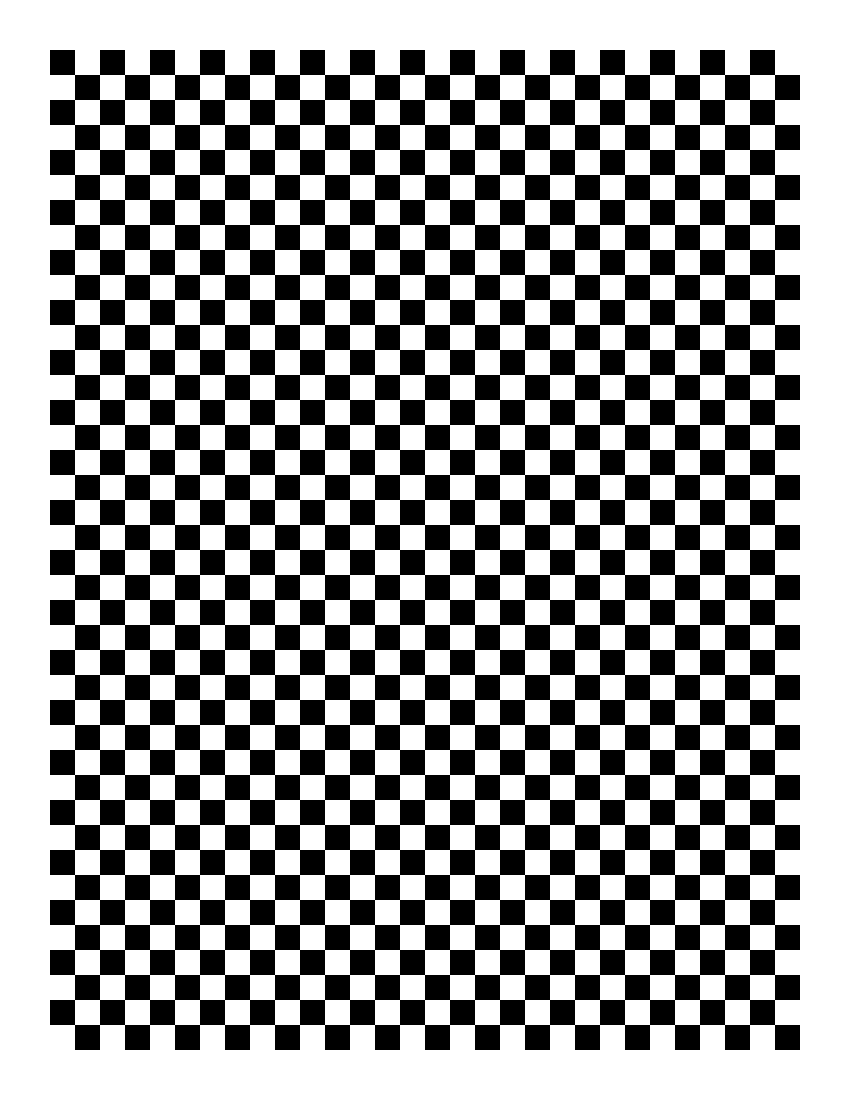
#> input picture board.png, 2550 x 3300 px (shown at 1/3 size)
$ python -i board.py   (imports and definitions only)   (older library calls are emulated)
#> lines starting #> are read from the running program, lines starting #| are printed output that depends on the picture; after the words box and inside, x2 and y2 are one past the last pixel; in counts of white or black regions, pixels touching at a corner belong together
"""Find the 0.25" checkerboard in a camera frame and warp the frame into a
top-down "canvas" with a fixed, known scale (PX_PER_MM). The network only ever
sees canvases, so pixel sizes in its input are real millimetres.

No torch here: this module runs on the Raspberry Pi."""
import cv2
import numpy as np

SQUARE_MM = 6.35          # 0.25 inch checker squares
PX_PER_MM = 4.0           # canvas resolution
CANVAS_MM = 128.0         # canvas covers 128 x 128 mm of the board
CANVAS_PX = int(CANVAS_MM * PX_PER_MM)

# Smallest block of inner corners that must be visible. The bolt covers part
# of the board, so we only need one clean patch this big anywhere in view.
MIN_PATTERN = (5, 5)
DETECT_MAX_SIDE = 640     # detect on a downscaled frame (fast on a Pi), refine at full res


def find_corners(gray):
    """Checker corners as (board-plane mm Nx2, image px Nx2) or None."""
    # OpenCV's SB detector and RANSAC consume thread-local random state.
    # A prior frame must not change the rectification of this same image.
    cv2.setRNGSeed(0)
    scale = min(1.0, DETECT_MAX_SIDE / max(gray.shape))
    small = cv2.resize(gray, None, fx=scale, fy=scale, interpolation=cv2.INTER_AREA) if scale < 1 else gray
    flags = cv2.CALIB_CB_LARGER | cv2.CALIB_CB_NORMALIZE_IMAGE | cv2.CALIB_CB_EXHAUSTIVE
    found, corners, meta = cv2.findChessboardCornersSBWithMeta(small, MIN_PATTERN, flags)
    if not found:
        return None
    rows, cols = meta.shape[:2]
    corners = corners.reshape(-1, 1, 2) / scale
    if len(corners) != rows * cols:
        return None
    if scale < 1:
        win = max(2, int(round(1 / scale)))
        h, w = gray.shape
        corners = np.clip(corners, win + 1, [w - win - 2, h - win - 2]).astype(np.float32)
        corners = cv2.cornerSubPix(gray, corners.astype(np.float32), (win, win), (-1, -1),
                                   (cv2.TERM_CRITERIA_EPS + cv2.TERM_CRITERIA_MAX_ITER, 30, 0.01))
    corners = corners.reshape(-1, 2).astype(np.float32)
    lattice = _lattice(corners)
    if lattice is None:
        return None
    keep, ij = lattice
    corners = corners[keep]
    plane = _fit_stride(gray, ij, corners)
    return None if plane is None else (plane, corners)


def _lattice(corners):
    """Integer grid coordinates for the corners, worked out from geometry.

    The detector's output order can't be trusted in CALIB_CB_LARGER mode
    (assuming row-major order shears the grid), so walk outwards from the
    corner nearest the middle, one neighbour step at a time, carrying the
    local grid directions along so perspective doesn't throw the walk off."""
    n = len(corners)
    d = np.linalg.norm(corners[:, None] - corners[None], axis=2)
    np.fill_diagonal(d, np.inf)
    nn = np.argsort(d, axis=1)[:, :8]
    seed = int(np.argmin(np.linalg.norm(corners - corners.mean(0), axis=1)))
    u = corners[nn[seed, 0]] - corners[seed]
    v = next((corners[k] - corners[seed] for k in nn[seed, 1:]
              if abs(np.dot(corners[k] - corners[seed], u)) <
              0.5 * np.linalg.norm(u) * np.linalg.norm(corners[k] - corners[seed])), None)
    if v is None:
        return None
    ij = np.full((n, 2), np.iinfo(np.int32).min, np.int64)
    basis = np.zeros((n, 2, 2))
    ij[seed], basis[seed] = (0, 0), (u, v)
    queue = [seed]
    while queue:
        p = queue.pop()
        B = basis[p].T
        for q in nn[p]:
            if ij[q, 0] != np.iinfo(np.int32).min:
                continue
            off = corners[q] - corners[p]
            x, y = np.linalg.solve(B, off)
            step = np.round([x, y])
            if abs(step).sum() != 1 or np.hypot(x - step[0], y - step[1]) > 0.3:
                continue
            ij[q] = ij[p] + step.astype(np.int64)
            basis[q] = basis[p]
            basis[q][0 if step[0] else 1] = off * (step[0] or step[1])
            queue.append(q)
    keep = ij[:, 0] != np.iinfo(np.int32).min
    if keep.sum() < 16:
        return None
    return keep, ij[keep]


def _fit_stride(gray, ij, corners):
    """Board-plane positions (mm) for grid coordinates ij.

    The detector sometimes returns only every other corner along one axis,
    which would make the squares look twice as big. Try a stride of 1 or 2
    squares per axis and keep the one where the square centres alternate
    black/white like a checkerboard; None if none of them do."""
    blur = cv2.GaussianBlur(gray, (0, 0), 1.0)
    h, w = gray.shape
    ij = ij - ij.min(0)
    best, best_score = None, 1.0                     # score ~2 for a clean board
    for sx in (1, 2):
        for sy in (1, 2):
            plane = (ij * [sx, sy]).astype(np.float32) * SQUARE_MM
            H, _ = cv2.findHomography(plane, corners, cv2.RANSAC, 3.0)
            if H is None:
                continue
            x, y = np.meshgrid(np.arange(ij[:, 0].max() * sx), np.arange(ij[:, 1].max() * sy))
            centres = (np.stack([x.ravel(), y.ravel()], 1) + 0.5) * SQUARE_MM
            px = np.round(cv2.perspectiveTransform(centres[None].astype(np.float64), H)[0]).astype(int)
            ok = (px[:, 0] >= 0) & (px[:, 0] < w) & (px[:, 1] >= 0) & (px[:, 1] < h)
            vals = blur[px[ok, 1], px[ok, 0]].astype(np.float32)
            parity = ((x + y) % 2).ravel()[ok]
            if len(vals) < 8 or parity.min() == parity.max():
                continue
            score = abs(vals[parity == 0].mean() - vals[parity == 1].mean()) / (vals.std() + 1e-6)
            if score > best_score:
                best, best_score = plane, score
    return best


def detect_board(frame_bgr):
    """Return H (board-plane mm -> image px) or None if no board found."""
    gray = cv2.cvtColor(frame_bgr, cv2.COLOR_BGR2GRAY) if frame_bgr.ndim == 3 else frame_bgr
    res = find_corners(gray)
    if res is None:
        return None
    plane, corners = res
    H, _ = cv2.findHomography(plane, corners, cv2.RANSAC, 2.0)
    return H


def canvas_to_plane(center_mm):
    """3x3 matrix mapping canvas pixels -> board-plane mm, centred on center_mm."""
    s = 1.0 / PX_PER_MM
    cx, cy = center_mm
    return np.array([[s, 0, cx - CANVAS_PX / 2 * s],
                     [0, s, cy - CANVAS_PX / 2 * s],
                     [0, 0, 1]], dtype=np.float64)


def rectify(frame_bgr, H, center_px=None, return_matrix=False):
    """Warp the board region around center_px (default: image centre) into a
    CANVAS_PX square canvas at PX_PER_MM. Optionally return canvas -> frame."""
    h, w = frame_bgr.shape[:2]
    if center_px is None:
        center_px = (w / 2, h / 2)
    c = cv2.perspectiveTransform(np.array([[center_px]], np.float64), np.linalg.inv(H))[0, 0]
    canvas2img = H @ canvas_to_plane(c)
    canvas = cv2.warpPerspective(frame_bgr, canvas2img, (CANVAS_PX, CANVAS_PX),
                               flags=cv2.INTER_LINEAR | cv2.WARP_INVERSE_MAP,
                               borderMode=cv2.BORDER_CONSTANT, borderValue=(0, 0, 0))
    return (canvas, canvas2img) if return_matrix else canvas


class Undistorter:
    """Removes lens distortion using a calibration from calibrate.py."""
    # [14 lines left out: functions __init__, __call__, not called in this run]


class BoardTracker:
    """For live video: run the (slow) checkerboard detector only now and then,
    and follow the corners between detections with optical flow, which takes a
    few ms instead of tens. Corners covered by a moving bolt drop out via a
    forward-backward check."""
    LK = dict(winSize=(21, 21), maxLevel=3,
              criteria=(cv2.TERM_CRITERIA_EPS + cv2.TERM_CRITERIA_COUNT, 20, 0.03))

    def __init__(self, redetect_every=30):
        self.redetect_every = redetect_every
        self.prev, self.pts, self.plane, self.age = None, None, None, 0

    # [28 lines left out: functions _track, __call__, not called in this run]


def frame_to_canvas(frame_bgr, undistort=None, tracker=None, return_matrix=False):
    """Full pipeline for one camera frame: undistort -> find board -> rectify.
    Pass a BoardTracker for live video. Returns (canvas or None, frame used);
    return_matrix also returns canvas -> frame at native resolution."""
    if undistort is not None:
        frame_bgr = undistort(frame_bgr)
    H = tracker(frame_bgr) if tracker is not None else detect_board(frame_bgr)
    if return_matrix:
        canvas, matrix = (None, None) if H is None else rectify(frame_bgr, H, return_matrix=True)
        return canvas, frame_bgr, matrix
    return (None if H is None else rectify(frame_bgr, H)), frame_bgr

>>> import cv2
>>> picture = cv2.imread('../board.png')
#> picture is the input picture: shape (3300, 2550, 3); 59.9% white; 1 black region, box (x1, y1, x2, y2) and area: (150, 150, 2400, 3150) 3375000
>>> result = frame_to_canvas(picture)
#> in find_corners, `small = cv2.resize(gray, None, fx=scale, fy=scale, interpolation=cv2.I..`:
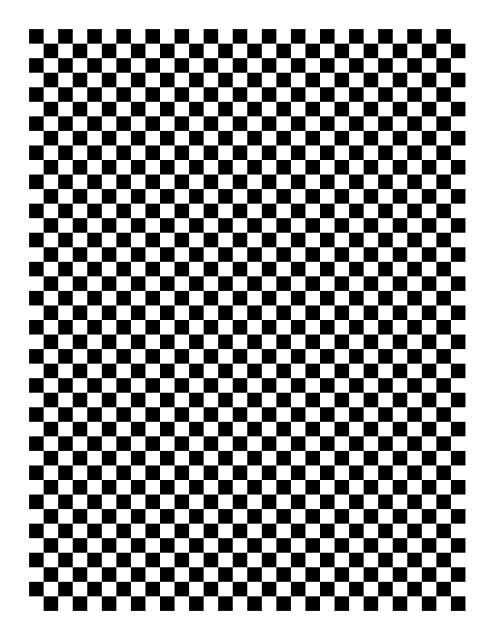
#> small: shape (640, 495); min 0, max 255, mean 152.8
#> in find_corners, `found, corners, meta = cv2.findChessboardCornersSBWithMeta(small, MIN_..`: found = True; corners = 220 rows, first 8: [464.5, 319.4], [450.1, 319.4], [435.9, 319.4], [421.1, 319.4], [406.9, 319.4], [392, 319.4], [377.9, 319.4], [363, 319.4]
#> in find_corners, `corners = corners.reshape(-1, 1, 2) / scale`: corners = 220 rows, first 8: [2395.3, 1647.1], [2320.6, 1647.1], [2247.9, 1647.1], [2171.1, 1647.1], [2098.3, 1647.1], [2021.4, 1647], [1948.8, 1647.1], [1871.8, 1647.1]
#> in find_corners, `corners = cv2.cornerSubPix(gray, corners.astype(np.float32), (win, win..`: corners = 220 rows, first 8: [2399.4, 1649.4], [2324.5, 1649.5], [2249.5, 1649.5], [2174.5, 1649.5], [2099.5, 1649.5], [2024.5, 1649.5], [1949.5, 1649.5], [1874.5, 1649.5]
#> in find_corners, `corners = corners.reshape(-1, 2).astype(np.float32)`: corners = 220 pairs, first value 149.6 to 2399.4, second value 299.5 to 1649.5
#> in _lattice, `n = len(corners)`: n = 220
#> in _lattice, `d = np.linalg.norm(corners[:, None] - corners[None], axis=2)`:
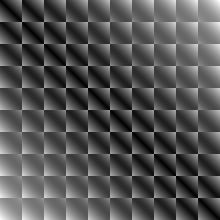
#> d: shape (220, 220) float32; min 0, max 2623.8, mean 852.9; drawn with min black and max white
#> in _lattice, `np.fill_diagonal(d, np.inf)`:
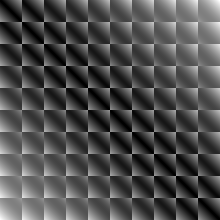
#> d: shape (220, 220) float32; 0.45% of pixels changed, all inside (x1, y1, x2, y2) = (0, 0, 220, 220); drawn with min black, max white, NaN and infinite black
#> in _lattice, `seed = int(np.argmin(np.linalg.norm(corners - corners.mean(0), axis=1)))`: seed = 99
#> in _lattice, `u = corners[nn[seed, 0]] - corners[seed]`: u = [75, 0.000122]
#> in _lattice, `v = next((corners[k] - corners[seed] for k in nn[seed, 1:] if abs(np.d..`: v = [0.000488, -150]
#> in _lattice, `ij = np.full((n, 2), np.iinfo(np.int32).min, np.int64)`: ij = 220 pairs, first value -2147483648 to -2147483648, second value -2147483648 to -2147483648
#> in _lattice, `queue = [seed]`: queue = [99]
#> the loop in _lattice, `while queue:` made 220 passes
#> (p, B) on passes 1 to 3: (99, [[75, 0.000488], [0.000122, -150]]), (78, [[75, -0.000366], [0.000122, -150]]), (57, [[75, 0.000366], [0.000122, -150]])
#> after the loop in _lattice, `while queue:`: ij = 220 pairs, first value -15 to 15, second value -4 to 5; queue = []
#> in _fit_stride, `ij = ij - ij.min(0)`: ij = 220 pairs, first value 0 to 30, second value 0 to 9
#> after the loop in _fit_stride, `for sx in (1, 2):`: best = 220 pairs, first value 0 to 190.5, second value 0 to 114.3; best_score = 2
#> in find_corners, `plane = _fit_stride(gray, ij, corners)`: plane has the same summary as best in _fit_stride
#> in detect_board, `res = find_corners(gray)`: res = 2 point arrays, longest 220 points
#> in detect_board, `plane, corners = res`: plane has the same summary as best in _fit_stride
#> in detect_board, `H, _ = cv2.findHomography(plane, corners, cv2.RANSAC, 2.0)`: H = [[11.81, 1.63e-05, 149.5], [-2.42e-05, -11.81, 1649.5], [-2.31e-09, 4.01e-09, 1]]
#> in rectify, `c = cv2.perspectiveTransform(np.array([[center_px]], np.float64), np.l..`: c = [95.29, -0.0424]
#> in canvas_to_plane, `cx, cy = center_mm`: cx = 95.29; cy = -0.0424
#> in rectify, `canvas2img = H @ canvas_to_plane(c)`: canvas2img = [[2.95, 4.07e-06, 519.1], [-6.04e-06, -2.95, 2405.9], [-5.76e-10, 1e-09, 1]]
#> in rectify, `canvas = cv2.warpPerspective(frame_bgr, canvas2img, (CANVAS_PX, CANVAS..`:
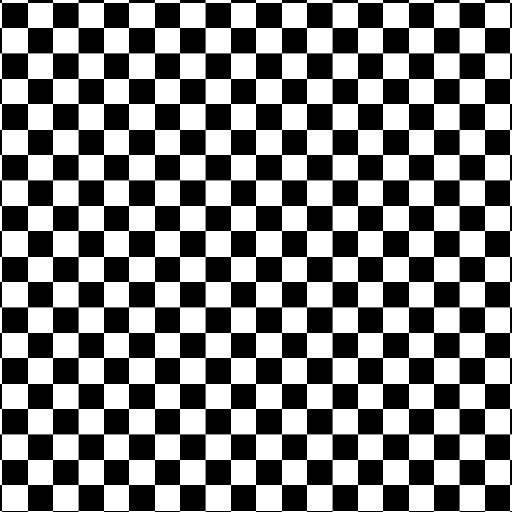
#> canvas: shape (512, 512, 3); min 0, max 255, mean 127.5
